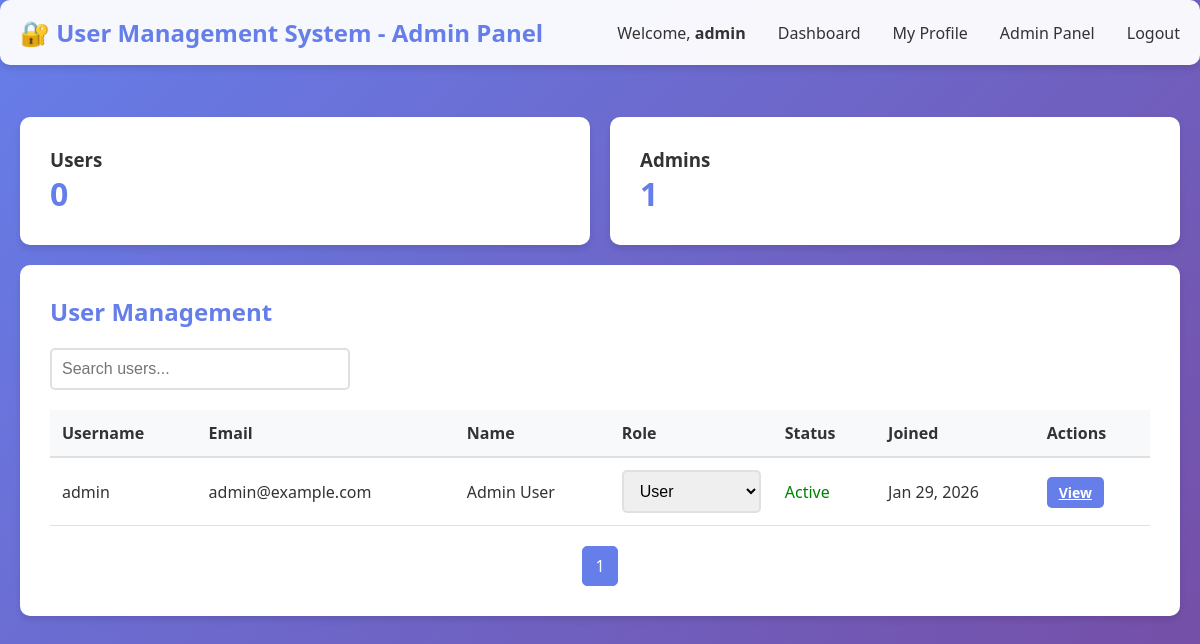
/admin_panel.php (signed in), run on the app's committed database.
### tables this page shows
CREATE TABLE IF NOT EXISTS users (
    user_id INT AUTO_INCREMENT PRIMARY KEY,
    username VARCHAR(100) NOT NULL UNIQUE,
    email VARCHAR(100) NOT NULL UNIQUE,
    password_hash VARCHAR(255) NOT NULL,
    first_name VARCHAR(100),
    last_name VARCHAR(100),
    phone VARCHAR(20),
    profile_picture VARCHAR(255),
    role_id INT NOT NULL DEFAULT 1,
    is_active BOOLEAN DEFAULT TRUE,
    created_at TIMESTAMP DEFAULT CURRENT_TIMESTAMP,
    updated_at TIMESTAMP DEFAULT CURRENT_TIMESTAMP ON UPDATE CURRENT_TIMESTAMP,
    FOREIGN KEY (role_id) REFERENCES roles(role_id),
    INDEX (username),
    INDEX (email),
    INDEX (role_id)
);

### php/users.php (called while the page is built, shortened)
<?php
class UserManager {
    private $mysqli;
    public function __construct($mysqli) {
        $this->mysqli = $mysqli;
    }
    public function getAllUsers($page = 1, $limit = 10) {
        $offset = ($page - 1) * $limit;
        $count_result = $this->mysqli->query("SELECT COUNT(*) as total FROM users");
        $count_row = $count_result->fetch_assoc();
        $total = $count_row['total'];
        $stmt = $this->mysqli->prepare("
            SELECT u.user_id, u.username, u.email, u.first_name, u.last_name,
                   u.phone, u.profile_picture, u.is_active, r.role_name, u.created_at
            FROM users u
            LEFT JOIN roles r ON u.role_id = r.role_id
            ORDER BY u.created_at DESC
            LIMIT ? OFFSET ?
        ");
        $stmt->bind_param("ii", $limit, $offset);
        $stmt->execute();
        $result = $stmt->get_result();
        return [
            'users' => $result->fetch_all(MYSQLI_ASSOC),
            'total' => $total,
            'pages' => ceil($total / $limit),
            'current_page' => $page
        ];
    }
}
?>

### admin_panel.php (the view, shortened to what this page needs)
<?php
require_once 'php/config.php';
$demo_mode = isset($_SESSION['demo_mode']) && $_SESSION['demo_mode'];
if ($demo_mode) {
    $demo_users = [
        ['user_id' => 1, 'username' => 'admin', 'email' => 'admin@example.com', 'first_name' => 'Admin', 'last_name' => 'User', 'role_name' => 'Administrator', 'is_active' => 1, 'created_at' => '2025-01-01 10:00:00', 'role_id' => 2],
        ['user_id' => 2, 'username' => 'user', 'email' => 'user@example.com', 'first_name' => 'Regular', 'last_name' => 'User', 'role_name' => 'User', 'is_active' => 1, 'created_at' => '2025-01-05 10:00:00', 'role_id' => 1],
        ['user_id' => 3, 'username' => 'john_doe', 'email' => 'john@example.com', 'first_name' => 'John', 'last_name' => 'Doe', 'role_name' => 'User', 'is_active' => 1, 'created_at' => '2025-01-10 10:00:00', 'role_id' => 1],
        ['user_id' => 4, 'username' => 'jane_smith', 'email' => 'jane@example.com', 'first_name' => 'Jane', 'last_name' => 'Smith', 'role_name' => 'User', 'is_active' => 1, 'created_at' => '2025-01-12 10:00:00', 'role_id' => 1],
        ['user_id' => 5, 'username' => 'bob_wilson', 'email' => 'bob@example.com', 'first_name' => 'Bob', 'last_name' => 'Wilson', 'role_name' => 'User', 'is_active' => 1, 'created_at' => '2025-01-15 10:00:00', 'role_id' => 1],
    ];
    $result = ['users' => $demo_users, 'pages' => 1, 'current_page' => 1];
    $stats = [
        ['role_name' => 'Administrator', 'count' => 1],
        ['role_name' => 'User', 'count' => 4]
    ];
} else {
    require_once 'php/users.php';
    $userManager = new UserManager($mysqli);
    $page = $_GET['page'] ?? 1;
    $result = $userManager->getAllUsers($page, 10);
    $role_stats = $mysqli->query("SELECT r.role_name, COUNT(u.user_id) as count FROM roles r LEFT JOIN users u ON r.role_id = u.role_id GROUP BY r.role_id");
    $stats = $role_stats->fetch_all(MYSQLI_ASSOC);
}
?>
<!DOCTYPE html>
<html lang="en">
<head>
    <link rel="stylesheet" href="css/style.css">
</head>
<body>
    <nav>
        <div class="container">
            <h1>🔐 User Management System - Admin Panel</h1>
            <ul>
                <li>Welcome, <strong><?php echo htmlspecialchars($_SESSION['username']); ?></strong></li>
                <li><a href="dashboard.php">Dashboard</a></li>
                <li><a href="profile.php">My Profile</a></li>
                <li><a href="admin_panel.php">Admin Panel</a></li>
                <li><a href="php/logout.php">Logout</a></li>
            </ul>
        </div>
    </nav>
    <div class="container">
        <div class="grid">
            <?php foreach ($stats as $stat): ?>
                <div class="card">
                    <h3><?php echo htmlspecialchars($stat['role_name']); ?>s</h3>
                    <p style="font-size: 2em; color: #667eea; font-weight: bold;">
                        <?php echo $stat['count']; ?>
                    </p>
                </div>
            <?php endforeach; ?>
        </div>
        <div class="card">
            <h2>User Management</h2>
            <div style="margin-bottom: 20px;">
                <input type="text" id="searchInput" placeholder="Search users..."
                       onkeyup="debounce(function() { searchUsers(document.getElementById('searchInput').value); }, 300)();"
                       style="width: 300px; padding: 10px; border: 2px solid #e0e0e0; border-radius: 5px;">
            </div>
            <table>
                <thead>
                    <tr>
                        <th>Username</th>
                        <th>Email</th>
                        <th>Name</th>
                        <th>Role</th>
                        <th>Status</th>
                        <th>Joined</th>
                        <th>Actions</th>
                    </tr>
                </thead>
                <tbody>
                    <?php foreach ($result['users'] as $user): ?>
                        <tr>
                            <td><?php echo htmlspecialchars($user['username']); ?></td>
                            <td><?php echo htmlspecialchars($user['email']); ?></td>
                            <td><?php echo htmlspecialchars($user['first_name'] . ' ' . $user['last_name']); ?></td>
                            <td>
                                <form method="POST" action="php/update_role.php" style="display: inline;">
                                    <select name="role_id" onchange="this.form.submit();">
                                        <option value="1" <?php echo $user['role_id'] == 1 ? 'selected' : ''; ?>>User</option>
                                    </select>
                                </form>
                            </td>
                            <td><span style="color: <?php echo $user['is_active'] ? 'green' : 'red'; ?>;">
                                <?php echo $user['is_active'] ? 'Active' : 'Inactive'; ?>
                            </span></td>
                            <td><?php echo date('M d, Y', strtotime($user['created_at'])); ?></td>
                            <td>
                                <a href="profile.php?id=<?php echo $user['user_id']; ?>" class="btn btn-sm btn-primary">View</a>
                            </td>
                        </tr>
                    <?php endforeach; ?>
                </tbody>
            </table>
            <div class="pagination">
                <?php for ($i = 1; $i <= $result['pages']; $i++): ?>
                    <?php if ($i == $result['current_page']): ?>
                        <span class="active"><?php echo $i; ?></span>
                    <?php else: ?>
                        <a href="admin_panel.php?page=<?php echo $i; ?>"><?php echo $i; ?></a>
                    <?php endif; ?>
                <?php endfor; ?>
            </div>
        </div>
    </div>
</body>
</html>

### css/style.css (style rules this page uses)
* { margin: 0; padding: 0; box-sizing: border-box; }
body { font-family: 'Segoe UI', Tahoma, Geneva, Verdana, sans-serif; background: linear-gradient(135deg, #667eea 0%, #764ba2 100%); min-height: 100vh; color: #333; }
.container { max-width: 1200px; margin: 0 auto; padding: 20px; }
nav { background: rgba(255, 255, 255, 0.95); padding: 1rem 0; margin-bottom: 2rem; border-radius: 10px; box-shadow: 0 4px 6px rgba(0, 0, 0, 0.1); }
nav .container { display: flex; justify-content: space-between; align-items: center; padding: 0 20px; }
nav h1 { color: #667eea; font-size: 1.5rem; }
nav ul { list-style: none; display: flex; gap: 2rem; align-items: center; }
nav a { text-decoration: none; color: #333; transition: color 0.3s; font-weight: 500; }
.card { background: white; border-radius: 10px; padding: 30px; box-shadow: 0 4px 6px rgba(0, 0, 0, 0.1); margin-bottom: 20px; }
.card h2 { color: #667eea; margin-bottom: 20px; }
input[type="text"], input[type="email"], input[type="password"], input[type="tel"], input[type="number"], select, textarea { width: 100%; padding: 10px 12px; border: 2px solid #e0e0e0; border-radius: 5px; font-size: 1rem; transition: border-color 0.3s; }
.btn { padding: 10px 20px; border: none; border-radius: 5px; font-size: 1rem; cursor: pointer; transition: all 0.3s; font-weight: 600; }
.btn-primary { background: #667eea; color: white; }
.btn-sm { padding: 6px 12px; font-size: 0.875rem; }
table { width: 100%; border-collapse: collapse; margin-top: 20px; }
thead { background: #f8f9fa; }
th { padding: 12px; text-align: left; font-weight: 600; color: #333; border-bottom: 2px solid #e0e0e0; }
td { padding: 12px; border-bottom: 1px solid #e0e0e0; }
.grid { display: grid; grid-template-columns: repeat(auto-fit, minmax(300px, 1fr)); gap: 20px; }
.pagination { display: flex; gap: 5px; margin-top: 20px; justify-content: center; }
.pagination a, .pagination span { padding: 8px 12px; border: 1px solid #e0e0e0; border-radius: 5px; text-decoration: none; color: #667eea; transition: all 0.3s; }
.pagination .active { background: #667eea; color: white; border-color: #667eea; }

### data on the page
users: username "admin", email "admin@example.com", first_name+last_name "Admin User", is_active "Active", created_at "Jan 29, 2026"

### other printed values
$_SESSION['username'] "admin"
$stat['role_name'] "User"
$stat['count'] "0"
$stat['role_name'] "Admin"
$stat['count'] "1"
